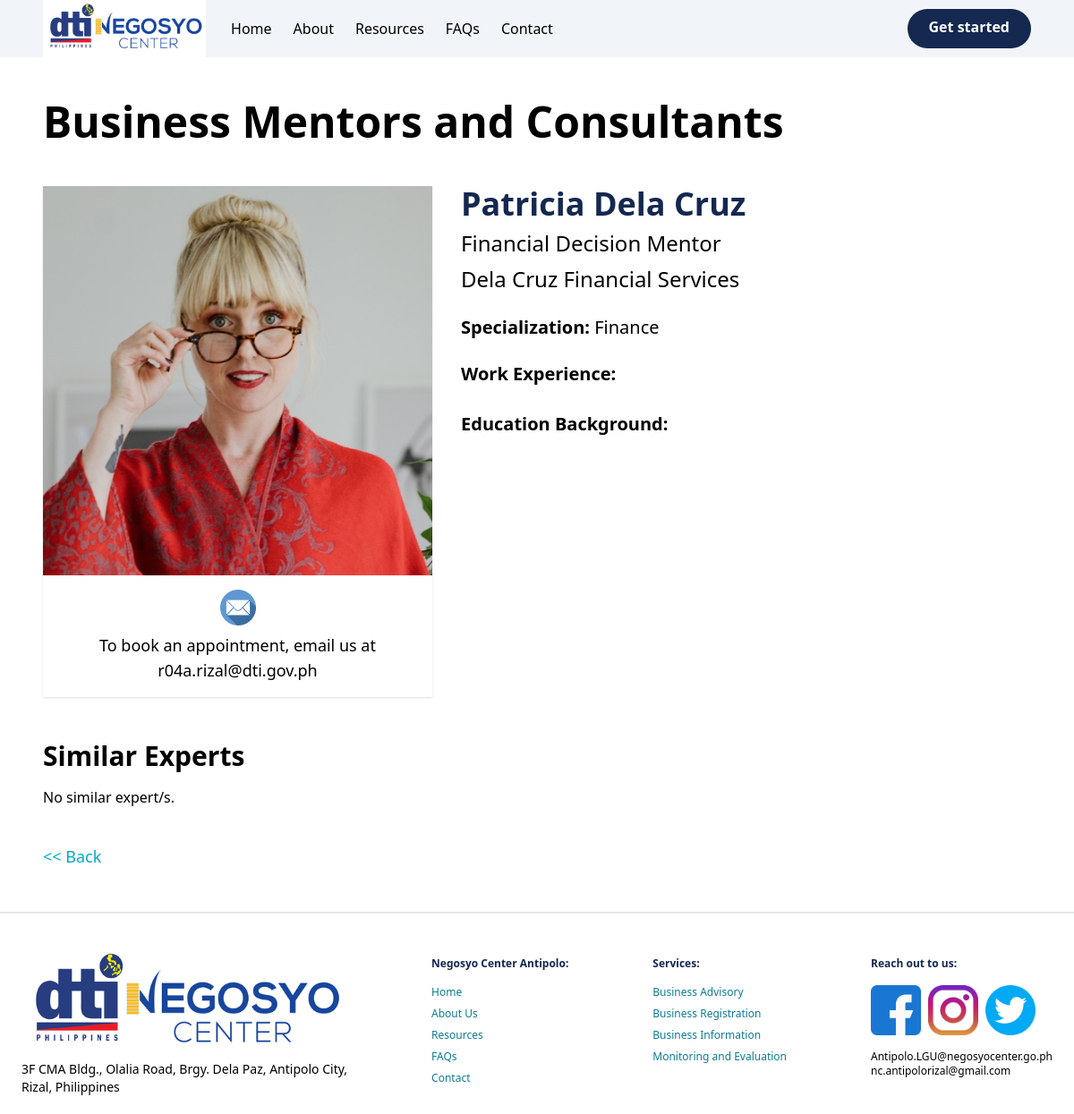
Page /expert_mentor/patricia_dela_cruz on the earlier database version.
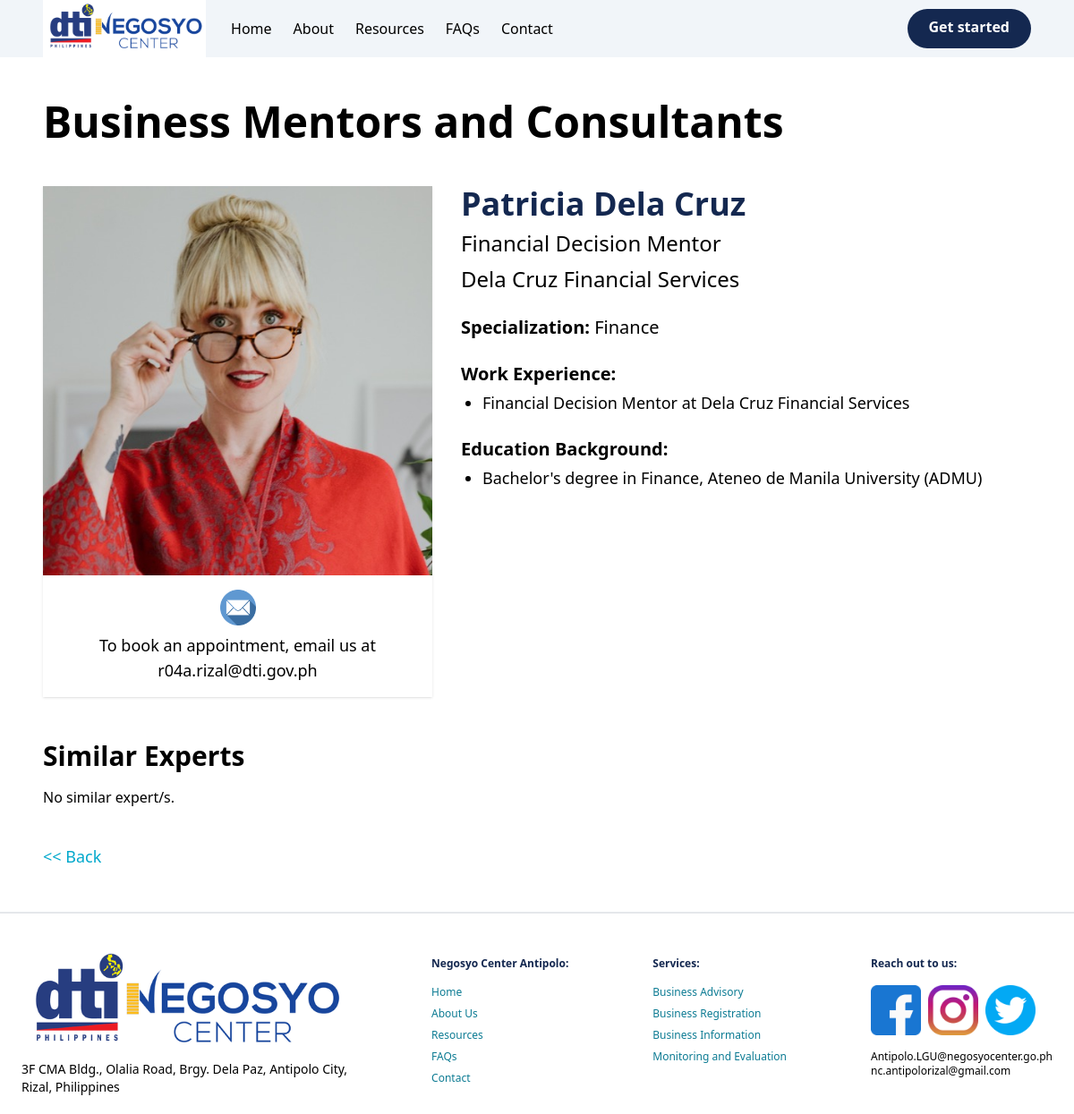
Same page on the later database version.
### nc_app/models.py (models this page shows, shortened)
class Experience(models.Model):
    expert = models.ForeignKey(Expert, on_delete=models.CASCADE, related_name='experiences')
    role = models.CharField(max_length=200)
    company = models.CharField(max_length=200)

class Education(models.Model):
    expert = models.ForeignKey(Expert, on_delete=models.CASCADE, related_name='educations')
    degree = models.CharField(max_length=200)
    institution = models.CharField(max_length=200)

### nc_app/views.py (the view)
# urls.py: path('expert_mentor/<str:id_name>', views.expert_mentor, name='expert_mentor'),
def expert_mentor(request, id_name):
    mentor = Expert.objects.get(id_name=id_name)
    specializations = mentor.expertises.values_list('field', flat=True)  # Get the list of specializations for the mentor
    related_mentors = Expert.objects.filter(expertises__field__in=specializations).exclude(id_name=id_name).distinct()
    content = {
        'mentor': mentor,
        'related_mentors': related_mentors,
        'page_title': 'Expert Mentors'
    }
    return render(request, 'expert_mentor.html', content)

### templates/expert_mentor.html (shortened to what the changed rows need)
{% extends "base.html" %}
{% load static %}
{% block pageContent %}
<section id="">
    <div class="items-center max-w-4xl mx-auto px-6 my-12 lg:items-start lg:max-w-6xl">
        <h1 class="text-4xl font-bold lg:text-5xl">Business Mentors and Consultants</h1>
        <div class="mx-auto mt-12">
            <div class="flex flex-col justify-between gap-4 lg:flex-row">
                <div class="flex flex-col text-lg items-start px-4 space-y-6 lg:w-3/5">
                    <div class="space-y-2">
                        <h2 class="text-4xl font-bold text-myNavy">{{mentor.name}}</h2>
                    </div>
                    {% if mentor.details.all %}
                        {% for detail in mentor.details.all %}
                        <p class="text-justify text-lg">{{detail.description}}</p>
                        {% endfor %}
                    {% else %}
                        <div class="space-y-1">
                            <ul class="list-disc pl-6">
                            {% for experience in mentor.experiences.all %}
                            <li class="">{{experience.role}} at {{experience.company}}</li>
                            {% endfor %}
                            </ul>
                        </div>
                        <div class="space-y-1">
                            <ul class="list-disc pl-6">
                            {% for education in mentor.educations.all %}
                            <li class="">{{education.degree}}, {{education.institution}}</li>
                            {% endfor %}
                            </ul>
                        </div>
                    {% endif %}
                </div>
            </div>
            <div class="space-y-4 mt-12">
                <h2 class="font-bold text-3xl">Similar Experts</h2>
            </div>
        </div>
    </div>
</section>
{% endblock pageContent %}

Differences in the rows shown:
added Experience: role "Financial Decision Mentor", company "Dela Cruz Financial Services"
added Education: degree "Bachelor's degree in Finance", institution "Ateneo de Manila University (ADMU)"
